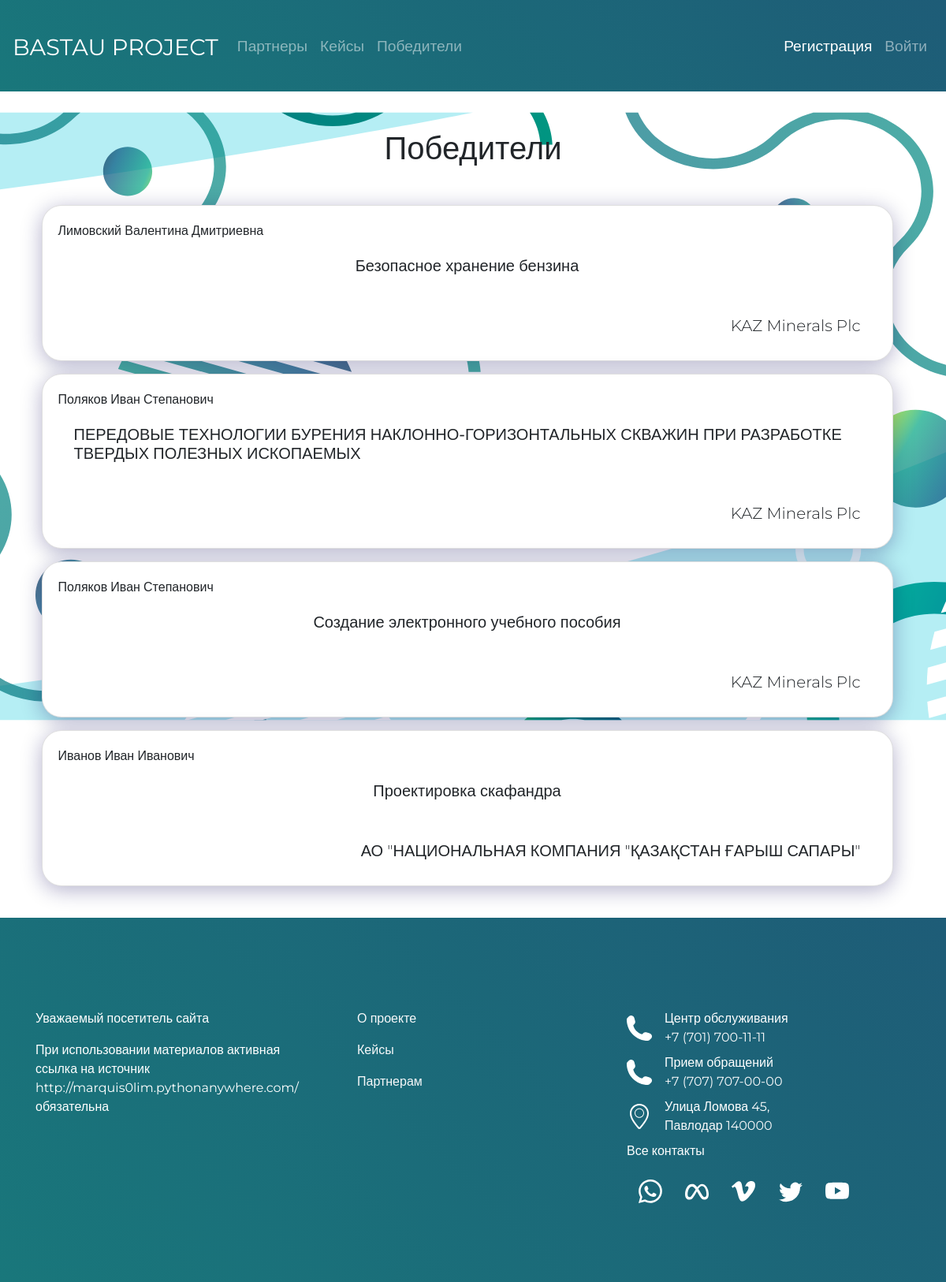
The app's page /ListWinners/ with its own data.
### BastauApp/models.py (models this page shows, shortened)
class Answer(models.Model):
    Url = models.URLField(verbose_name='Ссылка на ответ')
    File = models.FileField(verbose_name='Файл', upload_to = "file",blank=True)
    id_case = models.ForeignKey(Case, verbose_name="Кейс", on_delete=models.CASCADE,blank=True,related_name='cases')
    id_student = models.ForeignKey(Student, verbose_name="Студент", on_delete=models.CASCADE,blank=True)
    status = models.CharField(max_length=50, choices=STATUS, default=STATUS[0],verbose_name='Статус')
    class Meta:
        verbose_name = "Ответ"
        verbose_name_plural = "Ответы"

class Student(models.Model):
    user = models.OneToOneField(User, verbose_name='id', on_delete=models.CASCADE, primary_key=True)
    Fio = models.CharField(max_length=100, blank=True, verbose_name='ФИО')
    EDUCATION = [
        ('Высшее', 'Высшее'), ('ср-спе', 'Среднее-специальное'), ('среднее', 'Среднее'), ('Нет образования', 'Нет образования')
    ]
    COURSE = [
        ('1', '1'),
        ('2', '2'),
        ('3','3'),
        ('4','4'),
        ('5','5'),
        ('6','6'),
    ]
    Educational_institution = models.CharField(max_length=50, verbose_name='Место учебы')
    age = models.CharField(max_length=2,verbose_name='возраст')
    region = models.CharField(max_length=50, choices=REGIONS, default=REGIONS[0], verbose_name='Регион')
    Direction_of_study = models.CharField(max_length=50, verbose_name='Специальность')
    Education = models.CharField(max_length=50, verbose_name='Образование', choices=EDUCATION, default=EDUCATION[0])
    class Meta:
        verbose_name = "Студент"
        verbose_name_plural = "Студенты"
    def __str__(self):
        return self.Fio

class Case(models.Model):
    title = models.CharField(max_length=200, verbose_name='Название')
    description = models.TextField(verbose_name='Описание кейса')
    date_of_create = models.DateTimeField(auto_now=True, verbose_name='Дата создания')
    date_of_edit = models.DateTimeField(auto_now_add=True, verbose_name='Дата последней редакции')
    date_of_close = models.DateTimeField(verbose_name='Дата закрытия')
    category = models.ForeignKey(Category, on_delete=models.CASCADE, verbose_name='Категории')
    file = models.FileField(verbose_name='Файл', upload_to="file",blank=True)
    region = models.CharField(max_length=50, choices=REGIONS, default=REGIONS[0],verbose_name='Область')
    user_id = models.ForeignKey(Partner, on_delete=models.CASCADE, related_name='partners', verbose_name='Организации')
    is_published = models.BooleanField(default=True, verbose_name='Опубликован')
    tags = TaggableManager()
    class Meta:
        verbose_name = "Кейс"
        verbose_name_plural = "Кейсы"
    def __str__(self):
        return self.title

class Partner(models.Model):
    user = models.OneToOneField(User, verbose_name='id', on_delete=models.CASCADE, primary_key=True)
    Fio = models.CharField(max_length=100, verbose_name='ФИО', blank=True)
    name_of_partner = models.CharField(max_length=100, verbose_name='Название организации')
    site = models.URLField(max_length=200, verbose_name='Сайт')
    avatar = models.ImageField("Аватар", upload_to="img/", blank=True)
    about_company = models.TextField(max_length=1000,verbose_name='О компании')
    class Meta:
        verbose_name = "Партнер"
        verbose_name_plural = "Партнеры"
    def __str__(self):
        return self.name_of_partner

### BastauApp/views.py (the view)
# urls.py: path('ListWinners/', views.ListWinners.as_view(), name='ListWinners'),
class ListWinners(ListView):
    model = Answer
    template_name = 'ListWinners.html'
    paginate_by = 6
    extra_context = {"name": 'Победители', 'menu': menu}
    def get_queryset(self):
        queryset = Answer.objects.filter(status='Победа')
        return queryset

### BastauApp/templates/ListWinners.html (shortened to what this page needs)
{% extends 'base.html' %}
  {% block content %}
<div class="win-fon pt-5">
    <div class="container">
        <h1 class="text-center mb-5">Победители</h1>
        <div class="row d-flex justify-content-center ">
              {% for item in object_list %}
              <div class="card mb-3 main-cases__item w-100" style="max-height:300px; margin-left: 2%;margin-right: 2%; border-radius: 25px; display:inline-table;">
                  {{item.id_student}}
                  <div class="card-body">
                      <h5 class="card-title d-flex justify-content-center ">{{item.id_case}}</h5>
                  </div>
                  <div class="card-body">
                      <h5 class="card-title d-flex text-align-right font-weight-light  float-right">{{item.id_case.user_id}}</h5>
                  </div>
              </div>
    {% endfor %}
        </div>
        <div class="grid-img-right text-right bg bg1 pb-4" >
        </div>
    </div>
</div>
{% endblock %}

### BastauApp/static/css/style.css (style rules this page uses)
* { font-family: 'Montserrat', sans-serif; }
body { background-color: #f1f1f1 !important; height: 100%; }
html { height: 100%; }
.container { max-width: 1170px; margin: 0 auto; height: 100%; }
.win-fon { min-height: 80vh; background-image: url('../background/winner.svg'); background-size: cover; background-repeat: no-repeat; background-attachment: fixed; background-position: center center; min-height: calc(80vh - 64px); }
body { position: relative; }
.main-cases__item { padding: 20px; box-shadow: rgb(12 6 91 / 31%) 0px 5px 27px 0px; max-width:100%; width:400px; }
.d-flex { display: flex; justify-content: space-between; }
.card { border-radius: 50px; }
.row { margin-right:0 !important; }

### BastauApp/static/css/zero.css (style rules this page uses)
*, *::before, *::after { box-sizing: border-box; }
body, h1, h2, h3, h4, p, ul[class], ol[class], li, figure, figcaption, blockquote, dl, dd { margin: 0; }
body { background-color: #f1f1f1; }

### records on screen
Answer: id_student "Лимовский Валентина Дмитриевна", id_case "Безопасное хранение бензина", id_case.user_id "KAZ Minerals Plc"
Answer: id_student "Поляков Иван Степанович", id_case "ПЕРЕДОВЫЕ ТЕХНОЛОГИИ БУРЕНИЯ НАКЛОННО-ГОРИЗОНТАЛЬНЫХ СКВАЖИН ПРИ РАЗРАБОТКЕ ТВЕРДЫХ ПОЛЕЗНЫХ ИСКОПАЕМЫХ", id_case.user_id "KAZ Minerals Plc"
Answer: id_student "Поляков Иван Степанович", id_case "Создание электронного учебного пособия", id_case.user_id "KAZ Minerals Plc"
Answer: id_student "Иванов Иван Иванович", id_case "Проектировка скафандра", id_case.user_id "АО \"НАЦИОНАЛЬНАЯ КОМПАНИЯ \"ҚАЗАҚСТАН ҒАРЫШ САПАРЫ\""

### other values on screen
{{ item.title }} "Партнеры" "Кейсы"
{{ item.title }} "Победители"
